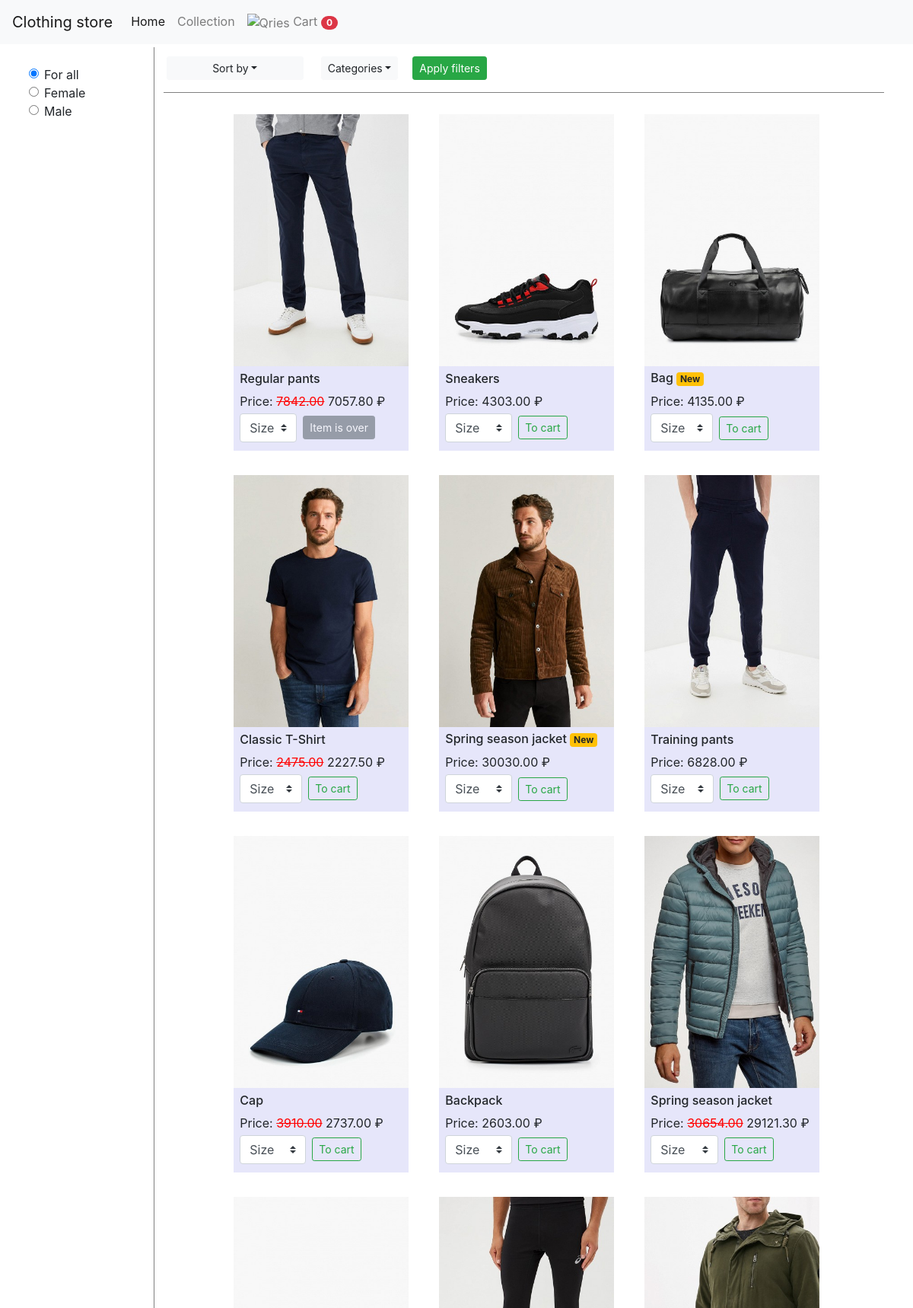
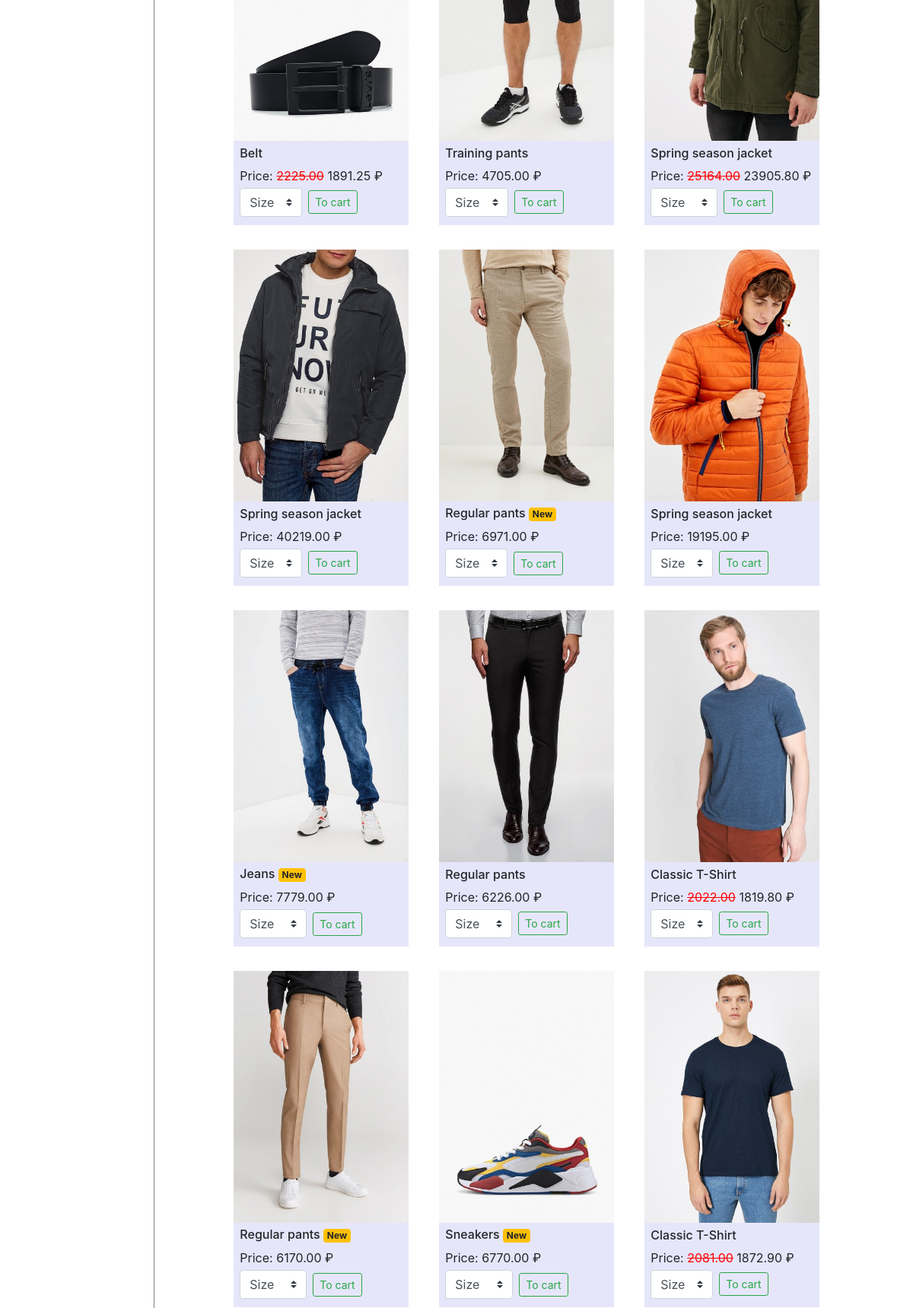
Page /collection (upper part) on the committed database (2 pictures, top to bottom).
### tables this page shows
CREATE TABLE goods (vendor int NOT NULL PRIMARY KEY, gender varchar (6) NOT NULL, photo varchar (255) NOT NULL, rating int NOT NULL, price float NOT NULL, discount float NOT NULL, discount_bool boolean NOT NULL, new boolean NOT NULL, description text NOT NULL, category varchar (255) NOT NULL, color varchar (255) NOT NULL);

### app.py (the view, shortened to what this page needs)
@app.route('/collection')
def collection():
    url_args = list(request.args.keys())
    sort_by, gender, categories = 'Sort by', 'forall', 'None'
    if all(i in url_args for i in ['sort', 'gender', 'cats']):
        sort_by = request.args.get('sort')
        gender = request.args.get('gender')
        categories = request.args.getlist('cats')
    data = db.getData(gender, sort_by, categories)
    itemsQuantity = warehouse.getItemsQuantity()
    if not cookies.hasCookies(request):
        userSessionId = cookies.getUserSessionId()
        cartController.generateCart(userSessionId)
        resp = make_response(
            render_template(
                'collection.html',
                title='Collection',
                goods=np.array(data),
                items_amount=0,
                itemsQuantity=itemsQuantity)
        )
        resp.set_cookie('userid', userSessionId)
    return resp

### BusinessRules/CartController.py (called while the page is built)
    def generateCart(self, userSessionId):
        cartInstance = Cart.Cart(userSessionId)
        self.storageInstance.set(userSessionId, pickle.dumps(cartInstance))

### BusinessRules/Warehouse.py (called while the page is built)
    def getItemsQuantity(self):
        data = self.databaseInstance.getItemsQuantity()
        return data

### ConfigManager.py (called while the page is built)
    def readConfig(self):
        try:
            self.config = open(self.configName, "r")
            self.configuration = self.config.readlines()
            self.db = self.configuration[0][9:-1]
            self.path = self.configuration[1][5:-1]
            if self.db == "sqlite3":
                self.api = sqlite3
        except IOError:
            print("An error occured while reading configuration file", self.configName)
            self.api = sqlite3
            self.path = "./database/catalog.db"
            print("Database configuration was set to default SQLite settings.")
        else:
            self.config.close()
        finally:
            return self.api, self.path

### Connection.py (called while the page is built, shortened)
    def getConfig(self):
        self.api, self.path = ConfigManager().readConfig()
        print("LOG: Database API:", self.api)
        print("LOG: Database path:", self.path)

    def getInstance(self):
        try:
            print("LOG: Trying to connect to database.")
            self.instance = self.api.connect(self.path)
        finally:
            if self.instance == None:
                print("LOG: Couldn't connect to database")
                raise RuntimeError
            else:
                print("LOG: A connection to the database has been established")
                return self.instance

### DatabaseStorage/SQLiteQuery/generateSQLiteQueriesAvailability.py (called while the page is built)
    def generateGetItemsQuantity(self):
        sqlQuery = "select * from availability;"
        return sqlQuery

### DatabaseStorage/SQLiteStorage.py (called while the page is built)
    def connect(self):
        self.connection = Connection().getInstance()

    def read(self, query):
        self.connect()
        c = self.connection.cursor()
        data = [row for row in c.execute(query)]
        self.connection.commit()
        self.connection.close()
        return data

    def getData(self, gender, sort_by, cats):
        selectQuery = GenerateSQLiteQueriesGoods().generateGetGoods(gender, sort_by, cats)
        data = self.read(selectQuery)
        return data

### cookies.py (called while the page is built)
def hasCookies(request):
    return "userid" in list(request.cookies.keys())

def getUserSessionId():
    N = 10
    return ''.join([random.choice(string.ascii_lowercase + string.ascii_uppercase + string.digits) for _ in range(N)])

### templates/collection.html (shortened to what this page needs)
{% extends "parent_template.html" %}
{% block body %}
<div class="container-fluid d-flex flex-row h-100" style="height: 400px;">
    <div class="m-1 p-1 pt-4" style="width: 15%; min-width: 120px; border-right: 1px solid grey;">
        <form id="gender-check-radio">
            <div class="form-check">
                <input class="form-check-input" type="radio" name="radio-sex" id="radio-sex-for-all" value="forall" checked>
                <label class="form-check-label" for="radio-sex-for-all">
                    For all
                </label>
            </div>
            <div class="form-check">
                <input class="form-check-input" type="radio" name="radio-sex" id="radio-sex-female" value="female">
                <label class="form-check-label" for="radio-sex-female">
                    Female
                </label>
            </div>
            <div class="form-check">
                <input class="form-check-input" type="radio" name="radio-sex" id="radio-sex-male" value="male">
                <label class="form-check-label" for="radio-sex-male">
                    Male
                </label>
            </div>
        </form>
    </div>
    <div class="m-1 p-1 d-flex flex-column" style="width: 85%">
        <div id="filters-border-bottom" class="d-flex flex-row justify-content-start align-items-center p-1 pb-3 pt-2">
            <form>
                <div class="btn-group mr-2" style="width: 180px;">
                    <button id="sorting-button" class="btn btn-light btn-sm dropdown-toggle" type="button" data-toggle="dropdown" aria-haspopup="true" aria-expanded="false">Sort by</button>
                </div>
            </form>
            <div class="mr-1">
                <div class="container">
                    <div class="row">
                        <div class="col-lg-12">
                            <div class="button-group">
                                <button type="button" class="btn btn-light btn-sm dropdown-toggle" data-toggle="dropdown">Categories</button>
                            </div>
                        </div>
                    </div>
                </div>
            </div>
            <button onclick="send_filter_results()" type="button" class="btn btn-success btn-sm">Apply filters</button>
        </div>
        <div class="flex-grow-1 p-1 mt-1">
            {% include "catalog.html" %}
        </div>
    </div>
</div>
{% endblock %}

### templates/parent_template.html (shortened to what this page needs)
<!DOCTYPE html>
<html lang="en">
<head>
  <link rel="stylesheet" type="text/css" href="{{ url_for('static', filename='css/home.css') }}">
  <link rel="stylesheet" type="text/css" href="{{ url_for('static', filename='css/collection.css') }}">
  <link rel="stylesheet" href="https://stackpath.bootstrapcdn.com/bootstrap/4.4.1/css/bootstrap.min.css">
</head>
<body>
    <nav class="navbar navbar-expand-lg navbar-light bg-light">
      <a class="navbar-brand" href="/">Clothing store</a>
      <div class="collapse navbar-collapse" id="navbarNavDropdown">
        <ul class="navbar-nav">
          <li class="nav-item active">
            <a class="nav-link" href="/">Home<span class="sr-only">(current)</span></a>
          </li>
          <li class="nav-item">
            <a class="nav-link" href="/collection">Collection</a>
          </li>
          <li class="nav-item">
            <a class="nav-link" href="/cart">
              <img alt="Qries" src="https://image.flaticon.com/icons/svg/687/687259.svg" width="18" height="18"> Cart
              <span id="cart-items-amount" class="badge badge-pill badge-danger">{{ items_amount }}</span>
            </a>
          </li>
        </ul>
      </div>
    </nav>
    <div class="container-fluid">
        {% block body %}{% endblock %}
    </div>
</body>
</html>

### templates/catalog.html (shortened to what this page needs)
{% block body %}
<div class="d-flex flex-wrap justify-content-center h-100 w-100 p-1">
    {% for item in goods %}
        <div class="d-flex flex-column item-style m-3 ml-4">
            <div class="d-flex justify-content-center align-items-center h-75">
                <img class="item-img" src="/static/img/{{ item[2] }}" alt="Italian Trulli">
            </div>
            <div class="d-flex flex-column justify-content-center h-25 p-2">
                <div>
                    <h6>
                        {{ item[8] }}
                        {% if item[7] == "1" %}
                            <span class="badge badge-warning">New</span>
                        {% endif %}
                    </h6>
                </div>
                <div>
                    {% if item[6] == "1" %}
                        Price: <s>{{ "%.2f"|format(item[4]|float) }}</s> {{ "%.2f"|format(item[4]|int * (1 - item[5]|float)|float) }} ₽
                    {% else %}
                        Price: {{ "%.2f"|format(item[4]|float) }} ₽
                    {% endif %}
                </div>
                <div>
                    <form class="form-inline">
                        <select class="custom-select my-1 mr-sm-2" id="size-{{ item[0] }}" required>
                            <option selected>Size</option>
                        </select>
                        {% set warehouseAmount = namespace(value=0) %}
                        {% for size, quantity in itemsQuantity[item[0] | int].items() %}
                            {% set warehouseAmount.value = warehouseAmount.value + quantity %}
                        {% endfor %}
                        {% if warehouseAmount.value > 0 %}
                            <button onclick="add_to_cart(this);" id="add-to-cart-{{ item[0] }}" type="button" class="btn btn-outline-success btn-sm">To cart</button>
                        {% else %}
                            <button onclick="add_to_cart(this);" id="add-to-cart-{{ item[0] }}" type="button" class="btn btn-secondary btn-sm" disabled>Item is over</button>
                        {% endif %}
                    </form>
                </div>
            </div>
        </div>
    {% endfor %}
</div>
{% endblock %}

### static/css/collection.css (style rules this page uses)
#filters-border-bottom { border-bottom: 1px solid grey; }
.item-style { height: 442px; width: 230px; background-color: lavender; }
.item-img { flex-shrink: 0; max-width: 100%; max-height: 100%; }
s { color: red; }

### rows in the picture
goods: shows a picture, description "Sneakers", price "4303.00"
goods: shows a picture, description "Bag", shows "New", price "4135.00"
goods: shows a picture, description "Spring season jacket", shows "New", price "30030.00"
goods: shows a picture, description "Training pants", price "6828.00"
goods: shows a picture, description "Backpack", price "2603.00"
goods: shows a picture, description "Belt", price "2225.00", item "1891.25"
goods: shows a picture, description "Training pants", price "4705.00"
goods: shows a picture, description "Spring season jacket", price "40219.00"
goods: shows a picture, description "Regular pants", shows "New", price "6971.00"
goods: shows a picture, description "Spring season jacket", price "19195.00"
goods: shows a picture, description "Jeans", shows "New", price "7779.00"
goods: shows a picture, description "Regular pants", price "6226.00"
goods: shows a picture, description "Regular pants", shows "New", price "6170.00"
goods: shows a picture, description "Sneakers", shows "New", price "6770.00"

### other values in the picture
{{ items_amount }} "0"
{{ item[8] }} "Regular pants" "Classic T-Shirt" "Cap" "Spring season jacket" "Spring season jacket" "Classic T-Shirt" "Classic T-Shirt"
{{ "%.2f"|format(item[4]|float) }} "7842.00" "2475.00" "3910.00" "30654.00" "25164.00" "2022.00" "2081.00"
{{ "%.2f"|format(item[4]|int * (1 - item[5]|float)|float) }} "7057.80" "2227.50" "2737.00" "29121.30" "23905.80" "1819.80" "1872.90"
